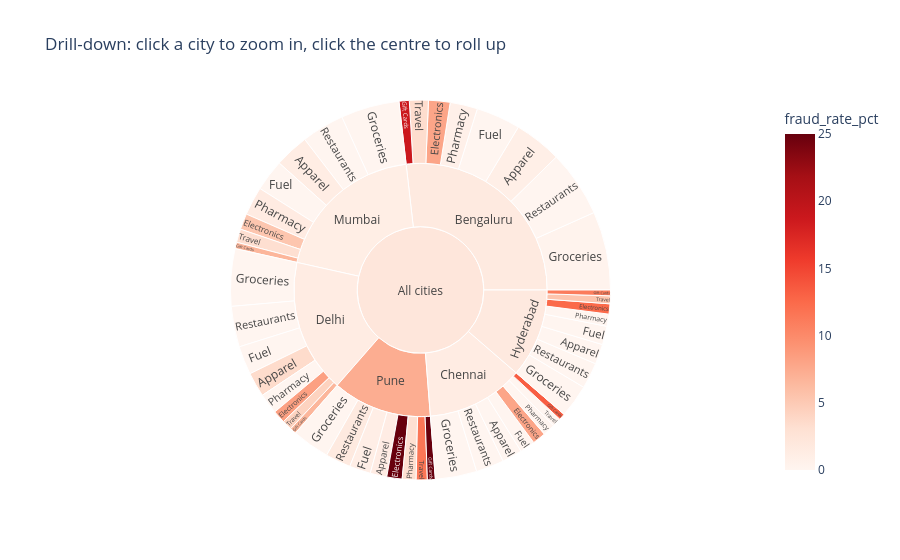

Notebook code for this chart:
### Markdown cell above
## 11. Drill-Down  *(Slide 24)*

**What:** **Drill-down** navigates from a coarse aggregate through successive hierarchy levels to finer detail (its inverse
is **roll-up**); often driven by clicking a region. Works best when data has multi-level structure.

**Why:** Below, an interactive sunburst: **click a city** to drill down into its merchant categories, click the centre to
roll back up. Colour = fraud rate, so the drill-down path to the problem is visible from the top level.

### Code cell
agg = tx.groupby(["city", "merchant_category"]).agg(transactions=("txn_id", "size"), fraud=("is_fraud", "sum")).reset_index()
agg["fraud_rate_pct"] = agg.fraud / agg.transactions * 100
fig = px.sunburst(agg, path=[px.Constant("All cities"), "city", "merchant_category"], values="transactions",
                  color="fraud_rate_pct", color_continuous_scale="Reds", range_color=[0, 25],
                  hover_data={"fraud": True}, title="Drill-down: click a city to zoom in, click the centre to roll up", height=560)
fig.show()

### Figure 1 — Plotly figure (JSON) as saved in the notebook; plotly's stock layout.template omitted (floating-point values rounded to 4 significant figures)
{"data": [{"branchvalues": "total", "customdata": [["2", 0.8929], ["8", 7.921], ["0", 0], ["9", 18.75], ["1", 0.271], ["1", 0.7752], ["0", 0], ["3", 3.371], ["0", 0], ["5", 7.937], ["0", 0], ["4", 13.33], ["0", 0], ["0", 0], ["0", 0], ["0", 0], ["4", 3.478], ["5", 8.333], ["0", 0], ["2", 6.667], ["0", 0], ["0", 0], ["0", 0], ["2", 4.255], ["0", 0], ["6", 12.5], ["0", 0], ["3", 11.11], ["0", 0], ["0", 0], ["0", 0], ["2", 5.405], ["2", 1.242], ["4", 5.333], ["0", 0], ["2", 6.667], ["0", 0], ["2", 1.493], ["0", 0], ["2", 3.175], ["1", 1.282], ["18", 25], ["1", 1], ["21", 56.76], ["0", 0], ["2", 3.077], ["2", 1.681], ["6", 11.54], ["(?)", 1.622], ["(?)", 1.316], ["(?)", 1.38], ["(?)", 1.754], ["(?)", 1.104], ["(?)", 7.286], ["(?)", 2.174]], "domain": {"x": [0, 1], "y": [0, 1]}, "hovertemplate": "labels=%{label}<br>transactions=%{value}<br>parent=%{parent}<br>id=%{id}<br>fraud=%{customdata[0]}<br>fraud_rate_pct=%{color}<extra></extra>", "ids": ["All cities/Bengaluru/Apparel", "All cities/Bengaluru/Electronics", "All cities/Bengaluru/Fuel", "All cities/Bengaluru/Gift Cards", "All cities/Bengaluru/Groceries", "All cities/Bengaluru/Pharmacy", "All cities/Bengaluru/Restaurants", "All cities/Bengaluru/Travel", "All cities/Chennai/Apparel", "All cities/Chennai/Electronics", "All cities/Chennai/Fuel", "All cities/Chennai/Gift Cards", "All cities/Chennai/Groceries", "All cities/Chennai/Pharmacy", "All cities/Chennai/Restaurants", "All cities/Chennai/Travel", "All cities/Delhi/Apparel", "All cities/Delhi/Electronics", "All cities/Delhi/Fuel", "All cities/Delhi/Gift Cards", "All cities/Delhi/Groceries", "All cities/Delhi/Pharmacy", "All cities/Delhi/Restaurants", "All cities/Delhi/Travel", "All cities/Hyderabad/Apparel", "All cities/Hyderabad/Electronics", "All cities/Hyderabad/Fuel", "All cities/Hyderabad/Gift Cards", "All cities/Hyderabad/Groceries", "All cities/Hyderabad/Pharmacy", "All cities/Hyderabad/Restaurants", "All cities/Hyderabad/Travel", "All cities/Mumbai/Apparel", "All cities/Mumbai/Electronics", "All cities/Mumbai/Fuel", "All cities/Mumbai/Gift Cards", "All cities/Mumbai/Groceries", "All cities/Mumbai/Pharmacy", "All cities/Mumbai/Restaurants", "All cities/Mumbai/Travel", "All cities/Pune/Apparel", "All cities/Pune/Electronics", "All cities/Pune/Fuel", "All cities/Pune/Gift Cards", "All cities/Pune/Groceries", "All cities/Pune/Pharmacy", "All cities/Pune/Restaurants", "All cities/Pune/Travel", "All cities/Bengaluru", "All cities/Chennai", "All cities/Delhi", "All cities/Hyderabad", "All cities/Mumbai", "All cities/Pune", "All cities"], "labels": ["Apparel", "Electronics", "Fuel", "Gift Cards", "Groceries", "Pharmacy", "Restaurants", "Travel", "Apparel", "Electronics", "Fuel", "Gift Cards", "Groceries", "Pharmacy", "Restaurants", "Travel", "Apparel", "Electronics", "Fuel", "Gift Cards", "Groceries", "Pharmacy", "Restaurants", "Travel", "Apparel", "Electronics", "Fuel", "Gift Cards", "Groceries", "Pharmacy", "Restaurants", "Travel", "Apparel", "Electronics", "Fuel", "Gift Cards", "Groceries", "Pharmacy", "Restaurants", "Travel", "Apparel", "Electronics", "Fuel", "Gift Cards", "Groceries", "Pharmacy", "Restaurants", "Travel", "Bengaluru", "Chennai", "Delhi", "Hyderabad", "Mumbai", "Pune", "All cities"], "marker": {"coloraxis": "coloraxis", "colors": [0.8929, 7.921, 0.0, 18.75, 0.271, 0.7752, 0.0, 3.371, 0.0, 7.937, 0.0, 13.33, 0.0, 0.0, 0.0, 0.0, 3.478, 8.333, 0.0, 6.667, 0.0, 0.0, 0.0, 4.255, 0.0, 12.5, 0.0, 11.11, 0.0, 0.0, 0.0, 5.405, 1.242, 5.333, 0.0, 6.667, 0.0, 1.493, 0.0, 3.175, 1.282, 25.0, 1.0, 56.76, 0.0, 3.077, 1.681, 11.54, 1.622, 1.316, 1.38, 1.754, 1.104, 7.286, 2.174]}, "name": "", "parents": ["All cities/Bengaluru", "All cities/Bengaluru", "All cities/Bengaluru", "All cities/Bengaluru", "All cities/Bengaluru", "All cities/Bengaluru", "All cities/Bengaluru", "All cities/Bengaluru", "All cities/Chennai", "All cities/Chennai", "All cities/Chennai", "All cities/Chennai", "All cities/Chennai", "All cities/Chennai", "All cities/Chennai", "All cities/Chennai", "All cities/Delhi", "All cities/Delhi", "All cities/Delhi", "All cities/Delhi", "All cities/Delhi", "All cities/Delhi", "All cities/Delhi", "All cities/Delhi", "All cities/Hyderabad", "All cities/Hyderabad", "All cities/Hyderabad", "All cities/Hyderabad", "All cities/Hyderabad", "All cities/Hyderabad", "All cities/Hyderabad", "All cities/Hyderabad", "All cities/Mumbai", "All cities/Mumbai", "All cities/Mumbai", "All cities/Mumbai", "All cities/Mumbai", "All cities/Mumbai", "All cities/Mumbai", "All cities/Mumbai", "All cities/Pune", "All cities/Pune", "All cities/Pune", "All cities/Pune", "All cities/Pune", "All cities/Pune", "All cities/Pune", "All cities/Pune", "All cities", "All cities", "All cities", "All cities", "All cities", "All cities", ""], "type": "sunburst", "values": [224.0, 101.0, 208.0, 48.0, 369.0, 129.0, 312.0, 89.0, 95.0, 63.0, 71.0, 30.0, 195.0, 57.0, 131.0, 42.0, 115.0, 60.0, 134.0, 30.0, 269.0, 96.0, 191.0, 47.0, 94.0, 48.0, 87.0, 27.0, 155.0, 57.0, 122.0, 37.0, 161.0, 75.0, 148.0, 30.0, 275.0, 134.0, 201.0, 63.0, 78.0, 72.0, 100.0, 37.0, 177.0, 65.0, 119.0, 52.0, 1480.0, 684.0, 942.0, 627.0, 1087.0, 700.0, 5520.0]}], "layout": {"coloraxis": {"cmax": 25, "cmin": 0, "colorbar": {"title": {"text": "fraud_rate_pct"}}, "colorscale": [[0, "rgb(255,245,240)"], [0.125, "rgb(254,224,210)"], [0.25, "rgb(252,187,161)"], [0.375, "rgb(252,146,114)"], [0.5, "rgb(251,106,74)"], [0.625, "rgb(239,59,44)"], [0.75, "rgb(203,24,29)"], [0.875, "rgb(165,15,21)"], [1, "rgb(103,0,13)"]]}, "height": 560, "legend": {"tracegroupgap": 0}, "title": {"text": "Drill-down: click a city to zoom in, click the centre to roll up"}}}
